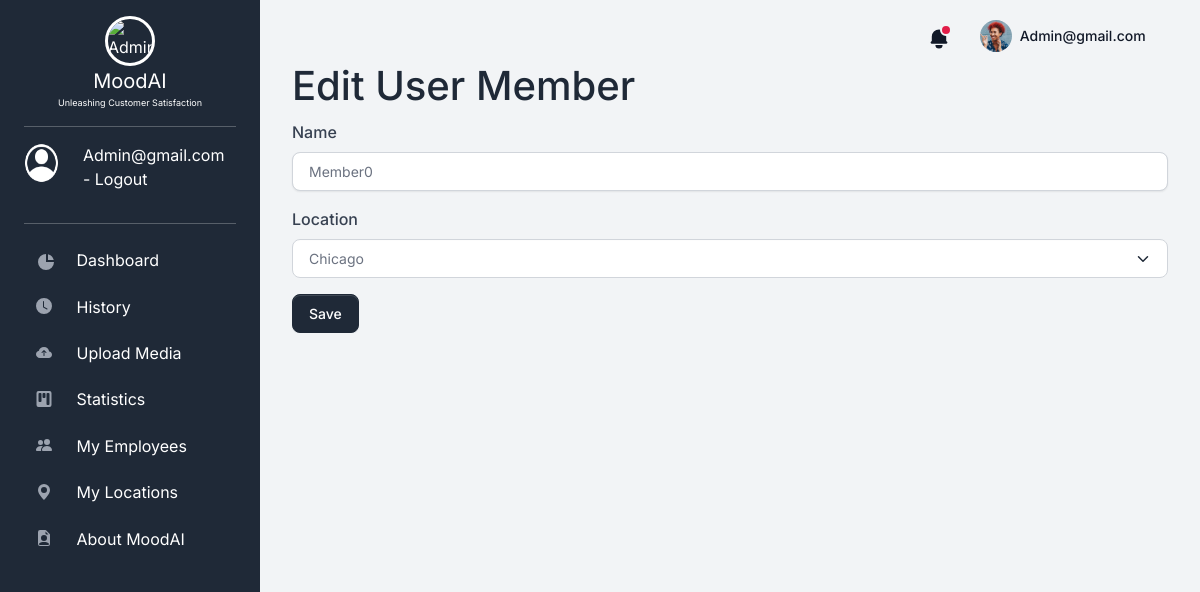
The page /edit_user_employees/1 (signed in) on the database its author committed.
### apps/models.py (models this page shows)
class User(db.Model, UserMixin):
    __tablename__ = 'user'
    id = db.Column(db.Integer, primary_key=True)
    email = db.Column(db.String(150), unique=True, nullable=False)
    companyName = db.Column(db.String(150), nullable=False)
    password = db.Column(db.String(150), nullable=False)
    role = db.Column(db.Integer, nullable = False)
    __mapper_args__ = {
        'polymorphic_identity': 'user',
        'polymorphic_on': 'role'
    }

@dataclass
class UserMembers(db.Model):
    id : int
    name : str
    companyName : str
    member_id : int
    gender : str
    location_id : int
    id = db.Column(db.Integer, primary_key=True)
    name = db.Column(db.String, nullable=False)
    companyName = db.Column(db.ForeignKey(User.companyName, ondelete='CASCADE'),nullable=False)
    member_id = db.Column(db.Integer, nullable=False, unique=True)
    gender = db.Column(db.String, nullable=False)
    location_id = db.Column(db.ForeignKey(UserLocations.id), nullable=False)

@dataclass
class UserLocations(db.Model):
    id : int
    name : str
    companyName : str
    id = db.Column(db.Integer, primary_key=True)
    name = db.Column(db.String, nullable=False)
    companyName = db.Column(db.ForeignKey(User.companyName, ondelete='CASCADE'),nullable=False)

### apps/views.py (the view)
@app.route('/edit_user_employees/<int:id>', methods=['GET', 'POST'])
@login_required
@admin_required
def edit_user_employees(id):
    user_member = UserMembers.query.filter_by(id=id).first()
    user_id = current_user.id
    print(user_id)
    locations = UserLocations.query.filter_by(companyName=current_user.companyName).all()
    if request.method == 'POST':
        name = request.form.get('name')
        location_id = request.form.get('location_id')
        controller.editUserMember(user_member.id, companyName=current_user.companyName, name=name, location_id=location_id)
        flash('Employee updated successfully', 'success')
        return redirect(url_for('user_employees'))
    return render_template('pages/dashboard/edit_useremployees.html', parent='pages', locations=locations, id=id, user_member=user_member, user=current_user)

### apps/__init__.py (called while the page is built)
@login_manager.user_loader
def load_user(id):
    return User.query.get(int(id))

### apps/views.py (called while the page is built)
def admin_required(f):
    @wraps(f)
    def decorated_function(*args, **kwargs):
        print("")
        if not current_user.is_authenticated or current_user.role != Role.ADMIN:
            return render_template('pages/examples/404.html'), 403
        return f(*args, **kwargs)
    return decorated_function

### apps/templates/pages/dashboard/edit_useremployees.html
{% extends 'layouts/base.html' %}
{% block content %}
<div class="container">
  <h1>Edit User Member</h1>
  <form method="POST" action="{{ url_for('edit_user_employees', id=user_member.id) }}">
    <div class="mb-3">
      <label for="name" class="form-label">Name</label>
      <input type="text" class="form-control" id="name" name="name" value="{{ user_member.name }}" required>
    </div>
    <div class="mb-3">
      <label for="location_id" class="form-label">Location</label>
      <select class="form-select" id="location_id" name="location_id" required>
        {% for location in locations %}
          <option value="{{ location.id }}" {% if location.id == user_member.location_id %}selected{% endif %}>{{ location.name }}</option>
        {% endfor %}
      </select>
    </div>
    <button type="submit" class="btn btn-primary">Save</button>
  </form>
</div>
{% endblock content %}

### apps/templates/includes/sidebar.html (shortened to what this page needs)
<nav id="sidebarMenu" class="sidebar d-lg-block bg-gray-800 text-white show" data-simplebar>
  <div class="sidebar-inner px-4 pt-3">
    <a href="/" class="d-flex flex-column align-items-center text-center">
      <img src="{{ url_for('static', filename='assets/img/team/default.png') }}" alt="AdminLTE Logo" class="brand-image img-circle elevation-3 rounded-circle" style="opacity: 1; width: 50px; height: 50px; border: 3px solid #fff;">
      <span class="brand-text font-weight-light" style="font-size: 20px;">MoodAI</span>
      <span class="brand-text font-weight-light" style="font-size: 9px;">Unleashing Customer Satisfaction</span>
    </a>
  <hr color="white">
    <div class="user-panel mt-3 pb-3 mb-3 d-flex">
      <div class="avatar-md me-4">
        <div class="image">
          <img src="{{ url_for('static' , filename = 'assets/img/team/user.png' )}}"
            class="card-img-top rounded-circle border-white" alt="Bonnie Green"
            style="width: 40px; height: 40px;" />
        </div>
      </div>
      <div class="info">
        <a href="{{ url_for('logout') }}" class="d-block">
          {{ user.email }} - Logout
        </a>
      </div>
    </div>
    <hr color="white">
    <nav class="mt-2">
      <ul class="nav flex-column pt-3 pt-md-0">
        <li class="nav-item {% if 'dashboard' in segment %}active{% endif %}">
          <a href="{{url_for('pages_dashboard')}}" class="nav-link">
            <span class="sidebar-icon">
              <svg class="icon icon-xs me-2" fill="currentColor" viewBox="0 0 20 20" xmlns="http://www.w3.org/2000/svg">
                <path d="M2 10a8 8 0 018-8v8h8a8 8 0 11-16 0z"></path>
                <path d="M12 2.252A8.014 8.014 0 0117.748 8H12V2.252z"></path>
              </svg>
            </span>
            <span class="sidebar-text">Dashboard</span>
          </a>
        </li>
        <li class="nav-item {% if 'history' in segment %}active{% endif %}">
          <a href="{{url_for('pages_history')}}" class="nav-link">
            <span class="sidebar-icon">
              <svg xmlns="http://www.w3.org/2000/svg" fill="currentColor" class="icon icon-xs me-2 bi bi-clock-fill"
                viewBox="0 0 20 20">
                <path fill-rule="evenodd"
                  d="M16 8A8 8 0 1 1 0 8a8 8 0 0 1 16 0zM8 3.5a.5.5 0 0 0-1 0V9a.5.5 0 0 0 .252.434l3.5 2a.5.5 0 0 0 .496-.868L8 8.71V3.5z"
                  clip-rule="evenodd"></path>
              </svg>
            </span>
            <span class="sidebar-text">History</span>
          </a>
        </li>
        <li class="nav-item {% if 'upload' in segment %}active{% endif %}">
          <a href="{{url_for('pages_uploadMedia')}}" class="nav-link">
            <span class="sidebar-icon">
            </span>
            <span class="sidebar-text">Upload Media</span>
          </a>
        </li>
        {% if user.role == "admin" %}
        <li class="nav-item {% if 'manage' in segment %}active{% endif %}">
          <a href="{{url_for('pages_manage')}}" class="nav-link">
            <span class="sidebar-icon">
            </span>
            <span class="sidebar-text">Statistics</span>
          </a>
        </li>
        <li class="nav-item {% if 'useremployees' in segment %}active{% endif %}">
          <a href="{{url_for('user_employees')}}" class="nav-link">
            <span class="sidebar-icon">
            </span>
            <span class="sidebar-text">My Employees</span>
          </a>
        </li>
        <li class="nav-item {% if 'userlocations' in segment %}active{% endif %}">
          <a href="{{url_for('user_Locations')}}" class="nav-link">
            <span class="sidebar-icon">
              <svg class="icon icon-xs me-2 bi bi-geo-alt-fill" fill="currentColor" viewBox="0 0 20 20"
                xmlns="http://www.w3.org/2000/svg">
                <path d="M8 16s6-5.686 6-10A6 6 0 0 0 2 6c0 4.314 6 10 6 10zm0-7a3 3 0 1 1 0-6 3 3 0 0 1 0 6z" />
              </svg>
            </span>
            <span class="sidebar-text">My Locations</span>
          </a>
        </li>
        {% endif %}
        <li class="nav-item {% if 'about' in segment %}active{% endif %}">
          <a href="{{url_for('pages_about')}}" class="nav-link">
            <span class="sidebar-icon">
            </span>
            <span class="sidebar-text">About MoodAI</span>
          </a>
        </li>
      </ul>
    </nav>
  </div>
</nav>

### apps/templates/includes/navigation.html (shortened to what this page needs)
<nav class="navbar navbar-top navbar-expand navbar-dashboard navbar-dark ps-0 pe-2 pb-0">
  <div class="container-fluid px-0">
    <div class="d-flex justify-content-between w-100" id="navbarSupportedContent">
      <ul class="navbar-nav align-items-center">
        <li class="nav-item dropdown">
          <a class="nav-link text-dark notification-bell unread dropdown-toggle" data-unread-notifications="true"
            href="#" role="button" data-bs-toggle="dropdown" data-bs-display="static" aria-expanded="false">
            <svg class="icon icon-sm text-gray-900" fill="currentColor" viewBox="0 0 20 20"
              xmlns="http://www.w3.org/2000/svg">
              <path
                d="M10 2a6 6 0 00-6 6v3.586l-.707.707A1 1 0 004 14h12a1 1 0 00.707-1.707L16 11.586V8a6 6 0 00-6-6zM10 18a3 3 0 01-3-3h6a3 3 0 01-3 3z">
              </path>
            </svg>
          </a>
        </li>
        <li class="nav-item dropdown ms-lg-3">
          <a class="nav-link dropdown-toggle pt-1 px-0" href="#" role="button" data-bs-toggle="dropdown"
            aria-expanded="false">
            <div class="media d-flex align-items-center">
              <img class="avatar rounded-circle" alt="Image placeholder"
                src="{{ url_for('static' , filename = 'assets/img/team/profile-picture-3.jpg' )}}">
              <div class="media-body ms-2 text-dark align-items-center d-none d-lg-block">
                <span class="mb-0 font-small fw-bold text-gray-900">{{ user.email }}</span>
              </div>
            </div>
          </a>
        </li>
        <li class="nav-item">
          <a class="nav-link" data-widget="control-sidebar" data-slide="true" href="#" role="button">
          </a>
        </li>
      </ul>
    </div>
  </div>
</nav>

### rows shown on the page
User: email "Admin@gmail.com"
UserMembers: name "Member0", location_id "Chicago"
